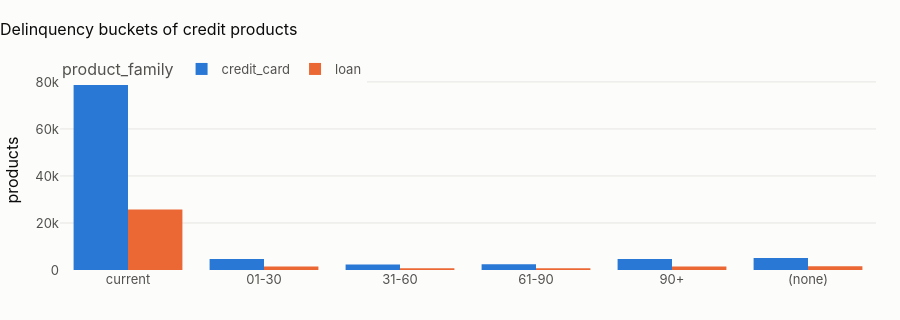

The notebook cell saved with this chart:
### Markdown cell above
## 3 · `int_products_enriched`: balances at today's rate
Balances and limits are converted with the **latest** rate (`fx_now`), not the rate of the opening date: the
question a product answers is "what is it worth now". With flat rates the choice changes nothing here; with real
ARS it would change everything, and "now" is the correct reading for balances, exposure and utilisation.

### Code cell
prod = pl.q("""select product_family, count(*) as products, round(median(balance_usd), 0) as median_balance_usd,
                      count(credit_limit) as with_limit, round(avg(utilization), 3) as avg_utilization,
                      count(days_past_due) as with_dpd,
                      round(100 * avg(dq_r22_active_expired_card::int), 2) as active_expired_pct,
                      round(100 * avg(dq_r02_before_customer_registration::int), 2) as before_customer_pct
               from {int_products_enriched} group by 1 order by 2 desc""")
show(prod, paging=False)
dpd = pl.q("""select coalesce(dpd_bucket, '(none)') as bucket, product_family, count(*) as products
              from {int_products_enriched} where product_family in ('credit_card', 'loan') group by all""")
fig = px.bar(
    dpd,
    x="bucket",
    y="products",
    color="product_family",
    barmode="group",
    category_orders={"bucket": ["current", "01-30", "31-60", "61-90", "90+", "(none)"]},
    title="Delinquency buckets of credit products",
)
fig.update_layout(height=320, xaxis_title=None)
fig.show()

### Figure 1 — Plotly figure (JSON) as saved in the notebook; plotly's stock layout.template omitted (floating-point values rounded to 4 significant figures)
{"data": [{"alignmentgroup": "True", "hovertemplate": "product_family=credit_card<br>bucket=%{x}<br>products=%{y}<extra></extra>", "legendgroup": "credit_card", "marker": {"color": "#2a78d6", "pattern": {"shape": ""}}, "name": "credit_card", "offsetgroup": "credit_card", "orientation": "v", "showlegend": true, "textposition": "auto", "type": "bar", "x": ["current", "90+", "31-60", "(none)", "61-90", "01-30"], "xaxis": "x", "y": [80831, 4672, 2383, 5069, 2447, 4700], "yaxis": "y"}, {"alignmentgroup": "True", "hovertemplate": "product_family=loan<br>bucket=%{x}<br>products=%{y}<extra></extra>", "legendgroup": "loan", "marker": {"color": "#eb6834", "pattern": {"shape": ""}}, "name": "loan", "offsetgroup": "loan", "orientation": "v", "showlegend": true, "textposition": "auto", "type": "bar", "x": ["current", "31-60", "90+", "(none)", "61-90", "01-30"], "xaxis": "x", "y": [25754, 729, 1517, 1553, 786, 1531], "yaxis": "y"}], "layout": {"barmode": "group", "height": 320, "legend": {"title": {"text": "product_family"}, "tracegroupgap": 0}, "title": {"text": "Delinquency buckets of credit products"}, "xaxis": {"anchor": "y", "categoryarray": ["current", "01-30", "31-60", "61-90", "90+", "(none)"], "categoryorder": "array", "domain": [0.0, 1.0], "title": {}}, "yaxis": {"anchor": "x", "domain": [0.0, 1.0], "title": {"text": "products"}}}}
